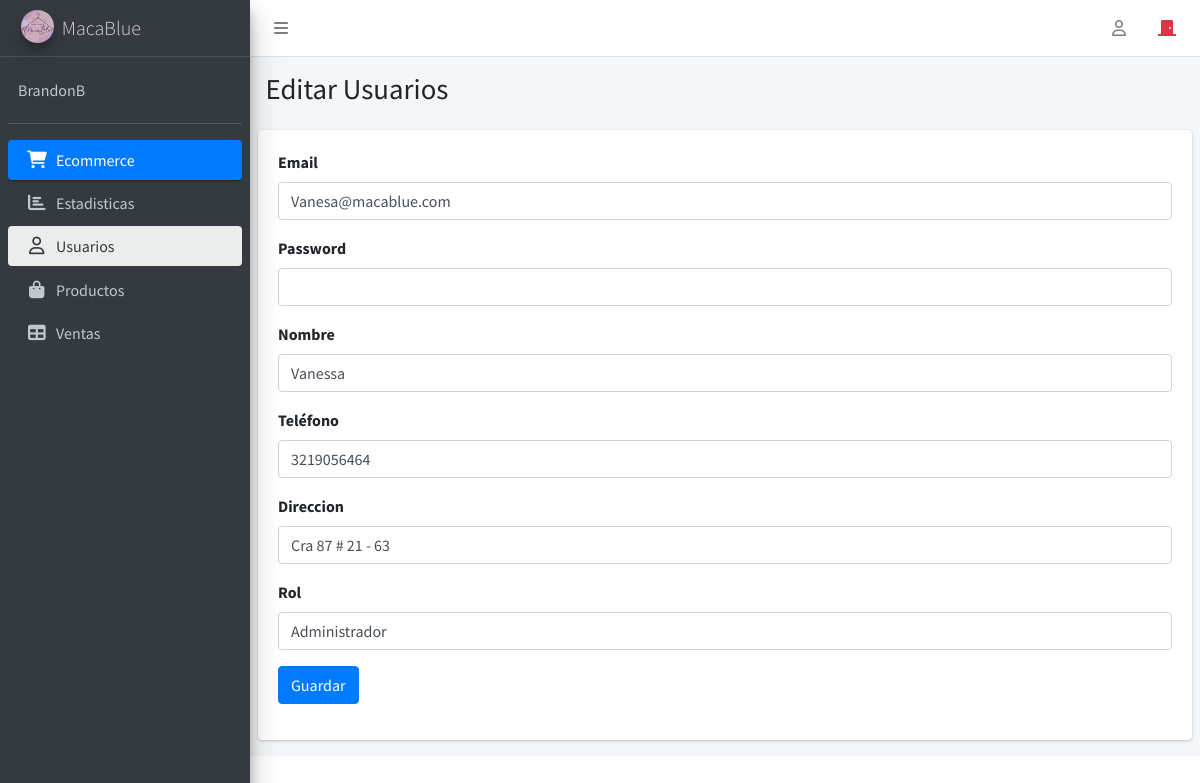
Screenshot of /admin/panel.php?modulo=editarUsuario&Id_Usuario=7 (signed in) with the database file from the repository.
### tables this page shows
CREATE TABLE `usarios` (
  `Id_Usuario` int(11) NOT NULL,
  `Email` varchar(255) NOT NULL,
  `Passw` varchar(255) NOT NULL,
  `Nombre` varchar(255) NOT NULL,
  `Telefono` varchar(10) NOT NULL,
  `Direccion` varchar(255) NOT NULL,
  `Id_Rol` int(10) NOT NULL
);

### admin/editarUsuario.php (the view, shortened to what this page needs)
<?php
include_once "db.ecommerce.php";
$con = mysqli_connect($host, $user, $pass, $db);
?>
<?php
$Id_Usuario = mysqli_real_escape_string($con,$_REQUEST['Id_Usuario'] ?? '');
$query = "SELECT Id_Usuario,Email,Passw,Nombre,Telefono,Direccion,Id_Rol FROM usarios WHERE Id_Usuario = '".$Id_Usuario."'";
$result = mysqli_query($con,$query);
$row = mysqli_fetch_assoc($result);
?>
<div class="content-wrapper">
    <section class="content-header">
      <div class="container-fluid">
        <div class="row mb-2">
          <div class="col-sm-6">
            <h1>Editar Usuarios</h1>
          </div>
        </div>
      </div>
    </section>
    <section class="content">
      <div class="row">
        <div class="col-12">
          <div class="card">
            <div class="card-body">
            <form action="panel.php?modulo=editarUsuario" method="post">
                            <div class="form-group">
                                <label>Email</label>
                                <input type="email" name="email" class="form-control" value="<?php echo $row ['Email']?>" required ="required">
                            </div>
                            <div class="form-group">
                                <label>Password</label>
                                <input type="password" name="passw" class="form-control" required ="required">
                            </div>
                            <div class="form-group">
                                <label>Nombre</label>
                                <input type="text" name="nombre" class="form-control" value="<?php echo $row ['Nombre']?>" required ="required">
                            </div>
                            <div class="form-group">
                                <label for="telefono">Teléfono</label>
                                <input type="tel" id="telefono" name="telefono" class="form-control" value="<?php echo $row ['Telefono']?>"
                                      maxlength="10" pattern="\d{10}" required="required"
                                      title="Ingrese un número de teléfono de 10 dígitos">
                            </div>
                            <div class="form-group">
                                <label>Direccion</label>
                                <input type="text" name="direccion" class="form-control" value="<?php echo $row ['Direccion']?>" required ="required">
                            </div>
                            <div class="form-group">
                            <label>Rol</label>
                            <select name="rol" class="form-control" required="required">
                                <option value="1">Administrador</option>
                            </select>
                            </div>
                            <div class="form-group">
                                <button type="submit" class="btn btn-primary" name="guardar">Guardar</button>
            </div>
          </div>
        </div>
      </div>
    </section>
  </div>

### rows the page displays
usarios: email "Vanesa@macablue.com", nombre "Vanessa", telefono "3219056464", direccion "Cra 87 # 21 - 63"

### other values shown
$_SESSION['Nombre'] "BrandonB"
